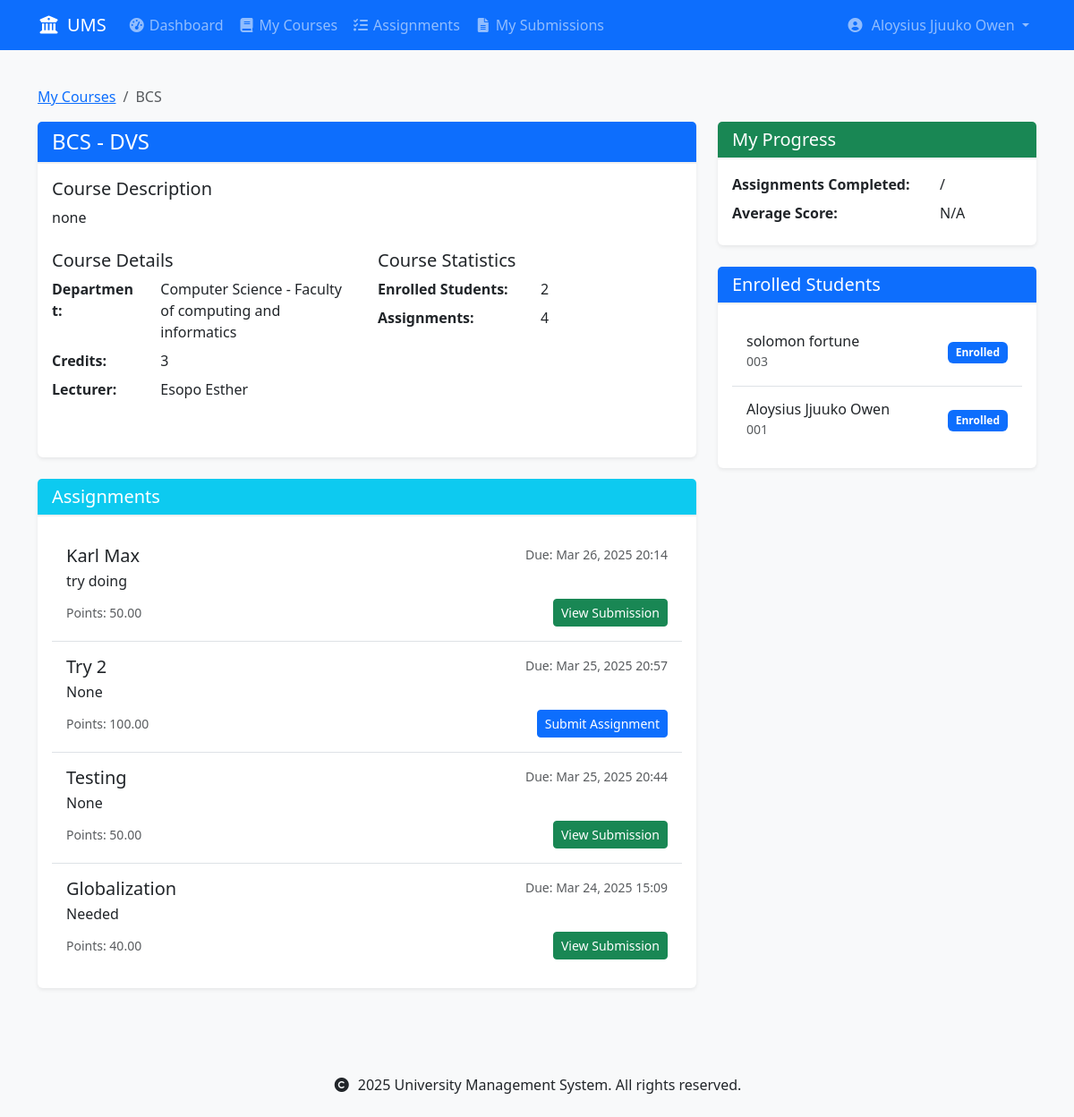
/courses/1/ (signed in), run on the app's committed database.
### accounts/models.py (models this page shows, shortened)
class User(AbstractUser):
    USER_TYPE_CHOICES = [
        ('student', 'Student'),
        ('lecturer', 'Lecturer'),
    ]
    user_type = models.CharField(max_length=10, choices=USER_TYPE_CHOICES)
    registration_number = models.CharField(max_length=20, unique=True, null=True, blank=True)
    staff_number = models.CharField(max_length=20, unique=True, null=True, blank=True)
    department = models.ForeignKey('schools.Department', on_delete=models.SET_NULL, null=True)
    class Meta:
        db_table = 'accounts_user'
        verbose_name = 'User'
        verbose_name_plural = 'Users'
    def is_student(self):
        return self.user_type == 'student'

### courses/models.py (models this page shows, shortened)
class Course(models.Model):
    code = models.CharField(max_length=10, unique=True)
    name = models.CharField(max_length=100)
    department = models.ForeignKey(
        'schools.Department',
        on_delete=models.CASCADE,
        related_name='courses'
    )
    lecturer = models.ForeignKey(
        settings.AUTH_USER_MODEL,
        on_delete=models.SET_NULL,  # Changed from CASCADE to SET_NULL
        related_name='courses_teaching',
        limit_choices_to={'user_type': 'lecturer'},
        null=True  # Allow null for existing records
    )
    description = models.TextField(blank=True)
    credits = models.PositiveIntegerField(
        validators=[MinValueValidator(1), MaxValueValidator(6)],
        default=3  # Default number of credits
    )
    is_active = models.BooleanField(default=True)
    created_at = models.DateTimeField(auto_now_add=True)
    updated_at = models.DateTimeField(auto_now=True)
    class Meta:
        ordering = ['department', 'code']
        unique_together = ['department', 'code']

class Enrollment(models.Model):
    STATUS_CHOICES = [
        ('enrolled', 'Enrolled'),
        ('completed', 'Completed'),
        ('dropped', 'Dropped'),
    ]
    student = models.ForeignKey(
        settings.AUTH_USER_MODEL,
        on_delete=models.CASCADE,
        related_name='enrollments',
        limit_choices_to={'user_type': 'student'}
    )
    course = models.ForeignKey(
        Course,
        on_delete=models.CASCADE,
        related_name='enrollments'
    )
    status = models.CharField(
        max_length=20,
        choices=STATUS_CHOICES,
        default='enrolled'
    )
    enrolled_at = models.DateTimeField(auto_now_add=True)
    updated_at = models.DateTimeField(auto_now=True)
    class Meta:
        unique_together = ['student', 'course']
        ordering = ['-enrolled_at']

### schools/models.py (models this page shows, shortened)
class Department(models.Model):
    name = models.CharField(max_length=100)
    code = models.CharField(max_length=10, unique=True)
    school = models.ForeignKey(School, on_delete=models.CASCADE, related_name='departments')
    description = models.TextField(blank=True)
    required_courses = models.ManyToManyField('courses.Course', related_name='required_by_departments', blank=True)
    created_at = models.DateTimeField(auto_now_add=True)
    updated_at = models.DateTimeField(auto_now=True)
    def __str__(self):
        return f"{self.name} - {self.school.name}"
    class Meta:
        ordering = ['school__name', 'name']
        unique_together = ['school', 'code']  # Ensure unique department codes within each school

class School(models.Model):
    name = models.CharField(max_length=100)
    code = models.CharField(max_length=10, unique=True)
    description = models.TextField(blank=True)
    created_at = models.DateTimeField(auto_now_add=True)
    updated_at = models.DateTimeField(auto_now=True)
    class Meta:
        ordering = ['name']

### assignments/models.py (models this page shows, shortened)
class Assignment(models.Model):
    title = models.CharField(max_length=200)
    course = models.ForeignKey(
        'courses.Course',
        on_delete=models.CASCADE,
        related_name='assignments'
    )
    description = models.TextField()
    due_date = models.DateTimeField()
    total_marks = models.DecimalField(
        max_digits=5,
        decimal_places=2,
        validators=[MinValueValidator(0)]
    )
    created_at = models.DateTimeField(auto_now_add=True)
    created_by = models.ForeignKey(
        settings.AUTH_USER_MODEL,
        on_delete=models.CASCADE,
        related_name='created_assignments'
    )
    class Meta:
        ordering = ['-due_date']

### courses/views.py (the view)
# urls.py: path('<int:pk>/', views.course_detail, name='course_detail'),
@login_required
def course_detail(request, pk):
    course = get_object_or_404(
        Course.objects.select_related('department', 'lecturer'),
        pk=pk
    )
    context = {
        'course': course,
        'is_enrolled': False,
        'enrollment_count': course.enrollments.count(),
        'assignment_count': course.assignments.count(),
    }
    if request.user.is_student():
        context['is_enrolled'] = course.enrollments.filter(student=request.user).exists()
        if context['is_enrolled']:
            enrollment = course.enrollments.get(student=request.user)
            context['enrollment'] = enrollment
    return render(request, 'courses/course_detail.html', context)

### templates/courses/course_detail.html (shortened to what this page needs)
{% extends 'base.html' %}
{% load custom_filters %}
{% block content %}
<div class="container">
    <nav aria-label="breadcrumb" class="mt-3">
        <ol class="breadcrumb">
            {% if user.is_student %}
                <li class="breadcrumb-item"><a href="{% url 'courses:my_courses' %}">My Courses</a></li>
            {% else %}
                <li class="breadcrumb-item"><a href="{% url 'courses:teaching_courses' %}">Teaching Courses</a></li>
            {% endif %}
            <li class="breadcrumb-item active" aria-current="page">{{ course.code }}</li>
        </ol>
    </nav>
    <div class="row">
        <div class="col-md-8">
            <div class="card mb-4">
                <div class="card-header bg-primary text-white">
                    <div class="d-flex justify-content-between align-items-center">
                        <h2 class="card-title h4 mb-0">{{ course.code }} - {{ course.name }}</h2>
                    </div>
                </div>
                <div class="card-body">
                    <div class="mb-4">
                        <h5>Course Description</h5>
                        <p>{{ course.description }}</p>
                    </div>
                    <div class="row mb-4">
                        <div class="col-md-6">
                            <h5>Course Details</h5>
                            <dl class="row">
                                <dt class="col-sm-4">Department:</dt>
                                <dd class="col-sm-8">{{ course.department }}</dd>
                                <dt class="col-sm-4">Credits:</dt>
                                <dd class="col-sm-8">{{ course.credits }}</dd>
                                <dt class="col-sm-4">Lecturer:</dt>
                                <dd class="col-sm-8">{{ course.lecturer.get_full_name }}</dd>
                            </dl>
                        </div>
                        <div class="col-md-6">
                            <h5>Course Statistics</h5>
                            <dl class="row">
                                <dt class="col-sm-6">Enrolled Students:</dt>
                                <dd class="col-sm-6">{{ course.enrollments.count }}</dd>
                                <dt class="col-sm-6">Assignments:</dt>
                                <dd class="col-sm-6">{{ course.assignments.count }}</dd>
                            </dl>
                        </div>
                    </div>
                </div>
            </div>
            <div class="card">
                <div class="card-header bg-info text-white">
                    <h3 class="card-title h5 mb-0">Assignments</h3>
                </div>
                <div class="card-body">
                    {% if course.assignments.exists %}
                        <div class="list-group">
                            {% for assignment in course.assignments.all %}
                                <div class="list-group-item">
                                    <div class="d-flex w-100 justify-content-between">
                                        <h5 class="mb-1">{{ assignment.title }}</h5>
                                        <small class="text-muted">Due: {{ assignment.due_date|date:"M d, Y H:i" }}</small>
                                    </div>
                                    <p class="mb-1">{{ assignment.description|truncatewords:30 }}</p>
                                    <div class="d-flex justify-content-between align-items-center mt-2">
                                        <small class="text-muted">Points: {{ assignment.total_marks }}</small>
                                        {% if user.is_student %}
                                            {% if assignment.submissions.exists %}
                                                <a href="{% url 'assignments:submission_detail' assignment.submissions.first.id %}"
                                                   class="btn btn-success btn-sm">View Submission</a>
                                            {% else %}
                                                <a href="{% url 'assignments:submit_assignment' assignment.id %}"
                                                   class="btn btn-primary btn-sm">Submit Assignment</a>
                                            {% endif %}
                                        {% else %}
                                            <a href="{% url 'assignments:assignment_detail' assignment.id %}"
                                               class="btn btn-primary btn-sm">View Details</a>
                                        {% endif %}
                                    </div>
                                </div>
                            {% endfor %}
                        </div>
                    {% else %}
                        <p class="text-muted mb-0">No assignments have been created for this course yet.</p>
                    {% endif %}
                </div>
            </div>
        </div>
        <div class="col-md-4">
            {% if user.is_student %}
                <div class="card mb-4">
                    <div class="card-header bg-success text-white">
                        <h4 class="card-title h5 mb-0">My Progress</h4>
                    </div>
                    <div class="card-body">
                        <dl class="row mb-0">
                            <dt class="col-sm-8">Assignments Completed:</dt>
                            <dd class="col-sm-4">{{ completed_assignments }}/{{ total_assignments }}</dd>
                            <dt class="col-sm-8">Average Score:</dt>
                            <dd class="col-sm-4">
                                {% if average_score %}
                                    {{ average_score|floatformat:1 }}%
                                {% else %}
                                    N/A
                                {% endif %}
                            </dd>
                        </dl>
                    </div>
                </div>
            {% endif %}
            <div class="card">
                <div class="card-header bg-primary text-white">
                    <h4 class="card-title h5 mb-0">Enrolled Students</h4>
                </div>
                <div class="card-body">
                    {% if course.enrollments.exists %}
                        <div class="list-group list-group-flush">
                            {% for enrollment in course.enrollments.all %}
                                <div class="list-group-item">
                                    <div class="d-flex justify-content-between align-items-center">
                                        <div>
                                            <h6 class="mb-0">{{ enrollment.student.get_full_name }}</h6>
                                            <small class="text-muted">{{ enrollment.student.registration_number }}</small>
                                        </div>
                                        <span class="badge bg-primary">
                                            {{ enrollment.get_status_display }}
                                        </span>
                                    </div>
                                </div>
                            {% endfor %}
                        </div>
                    {% else %}
                        <p class="text-muted mb-0">No students are enrolled in this course yet.</p>
                    {% endif %}
                </div>
            </div>
        </div>
    </div>
</div>
{% endblock %}

### templates/base.html (shortened to what this page needs)
{% load static %}
<!DOCTYPE html>
<html lang="en">
<head>
    <link href="https://cdn.jsdelivr.net/npm/bootstrap@5.3.0/dist/css/bootstrap.min.css" rel="stylesheet">
    <link href="https://cdnjs.cloudflare.com/ajax/libs/font-awesome/6.0.0/css/all.min.css" rel="stylesheet">
    <link href="{% static 'css/custom.css' %}" rel="stylesheet">
</head>
<body>
    <nav class="navbar navbar-expand-lg navbar-dark bg-primary">
        <div class="container">
            <a class="navbar-brand" href="{% url 'home' %}">
                <i class="fas fa-university me-2"></i>UMS
            </a>
            <div class="collapse navbar-collapse" id="navbarNav">
                <ul class="navbar-nav me-auto">
                    {% if user.is_authenticated %}
                        {% if user.is_student %}
                            <li class="nav-item">
                                <a class="nav-link" href="{% url 'accounts:student_dashboard' %}">
                                    <i class="fas fa-tachometer-alt me-1"></i>Dashboard
                                </a>
                            </li>
                            <li class="nav-item">
                                <a class="nav-link" href="{% url 'courses:my_courses' %}">
                                    <i class="fas fa-book me-1"></i>My Courses
                                </a>
                            </li>
                            <li class="nav-item">
                                <a class="nav-link" href="{% url 'assignments:assignment_list' %}">
                                    <i class="fas fa-tasks me-1"></i>Assignments
                                </a>
                            </li>
                            <li class="nav-item">
                                <a class="nav-link" href="{% url 'assignments:my_submissions' %}">
                                    <i class="fas fa-file-alt me-1"></i>My Submissions
                                </a>
                            </li>
                        {% endif %}
                    {% endif %}
                </ul>
                <ul class="navbar-nav">
                    {% if user.is_authenticated %}
                        <li class="nav-item dropdown">
                            <a class="nav-link dropdown-toggle" href="#" id="userDropdown" role="button"
                               data-bs-toggle="dropdown" aria-expanded="false">
                                <i class="fas fa-user-circle me-1"></i>
                                {{ user.get_full_name|default:user.username }}
                            </a>
                        </li>
                    {% endif %}
                </ul>
            </div>
        </div>
    </nav>
    <main class="py-4">
        {% block content %}
        {% endblock %}
    </main>
    <footer class="bg-light py-4 mt-5">
        <div class="container text-center">
            <p class="mb-0">
                <i class="fas fa-copyright me-1"></i>
                {% now "Y" %} University Management System. All rights reserved.
            </p>
        </div>
    </footer>
</body>
</html>

### static/css/custom.css (style rules this page uses)
body { background-color: #f8f9fa; }
.card { border: none; box-shadow: 0 0.125rem 0.25rem rgba(0, 0, 0, 0.075); transition: transform 0.2s; }
.card-header { background-color: #fff; border-bottom: 2px solid #f0f0f0; }
.badge { padding: 0.5em 0.75em; }
.list-group-item { border-left: none; border-right: none; padding: 1rem; }
.list-group-item:first-child { border-top: none; }
.list-group-item:last-child { border-bottom: none; }
.btn-sm { padding: 0.25rem 0.5rem; font-size: 0.875rem; }
.fas { width: 1.25em; text-align: center; }

### data on the page
User: get_full_name "Aloysius Jjuuko Owen"
Course: code "BCS", name "DVS", description "none", department "Computer Science - Faculty of computing and informatics", credits "3", lecturer.get_full_name "Esopo Esther", enrollments.count "2", assignments.count "4"
Assignment: title "Karl Max", due_date "Mar 26, 2025 20:14", description "try doing", total_marks "50.00", shows "View Submission"
Assignment: title "Try 2", due_date "Mar 25, 2025 20:57", description "None", total_marks "100.00", shows "Submit Assignment"
Assignment: title "Testing", due_date "Mar 25, 2025 20:44", description "None", total_marks "50.00", shows "View Submission"
Assignment: title "Globalization", due_date "Mar 24, 2025 15:09", description "Needed", total_marks "40.00", shows "View Submission"
Enrollment: student.get_full_name "solomon fortune", student.registration_number "003", status "Enrolled"
Enrollment: student.get_full_name "Aloysius Jjuuko Owen", student.registration_number "001", status "Enrolled"
